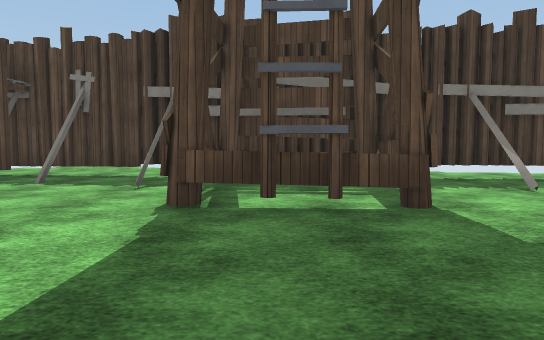
[1] (above)

24 first-person views from a walk through a 3-D level made in the Unity game engine. The camera is 1.2 m above the floor, tilts 4° down and sees 70° across. The floor is counted in squares, 2 m on a side. Each view is taken from the middle of a square. On the plan, view 1 faces up. The plan holds only what a view shows up to about 11 squares ahead; the rest is blank. The place goes on beyond the plan. The player character is not drawn. Some animated figures are left out. Some surface patterns are stand-ins.

[2]
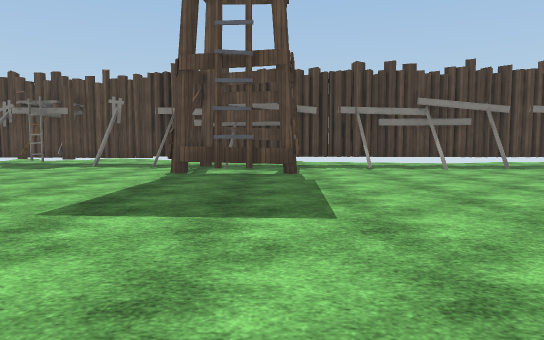

[3]
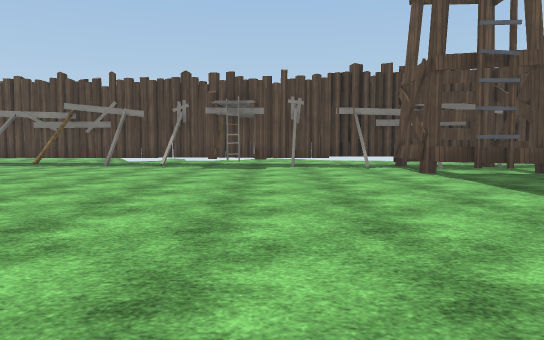

[4]
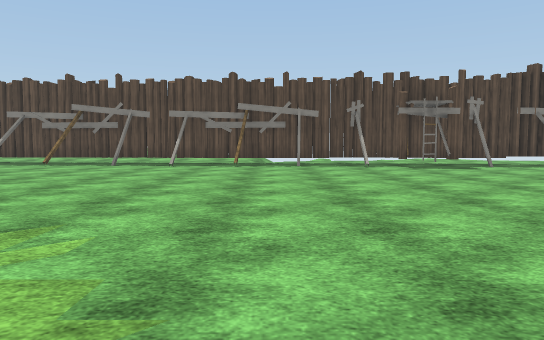

[5]
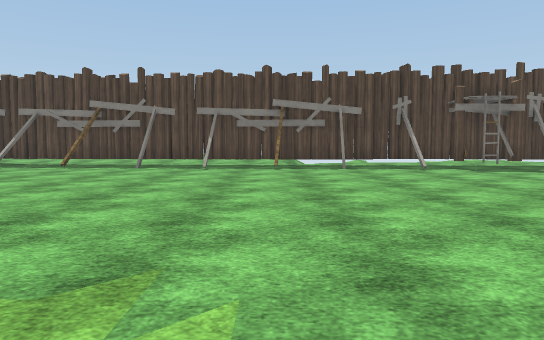

[6]
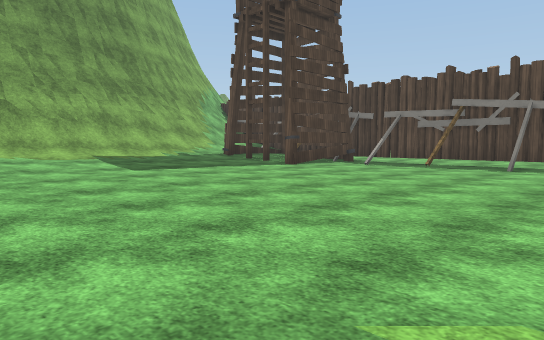

[7]
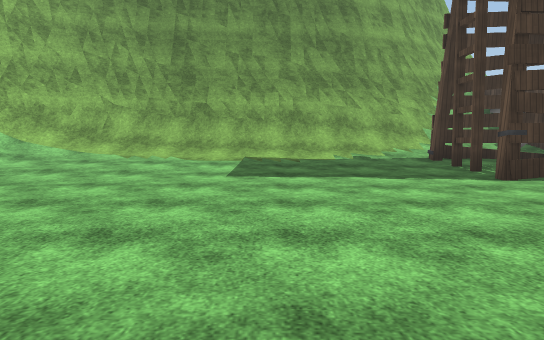

[8]
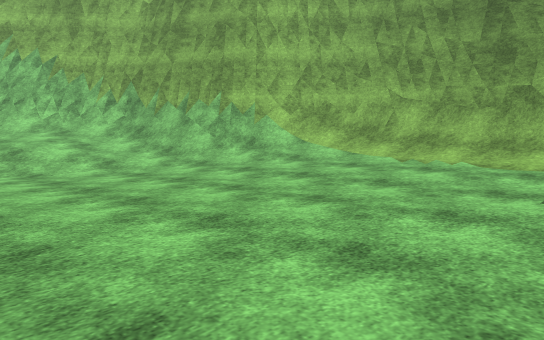

[9]
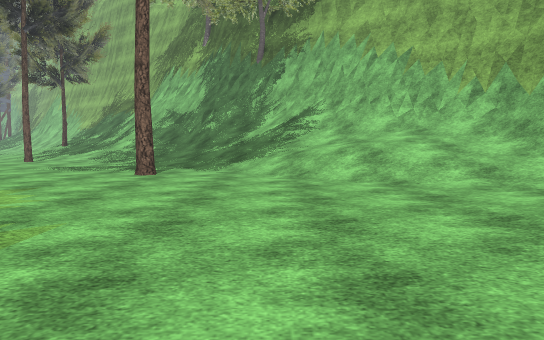

[10]
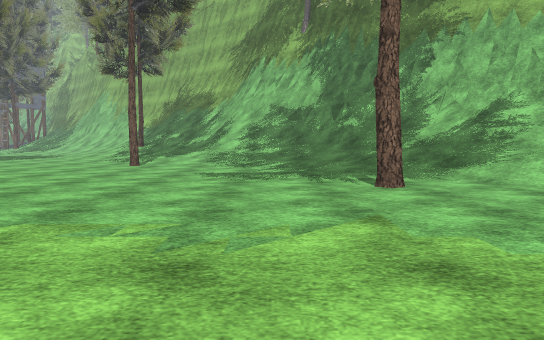

[11]
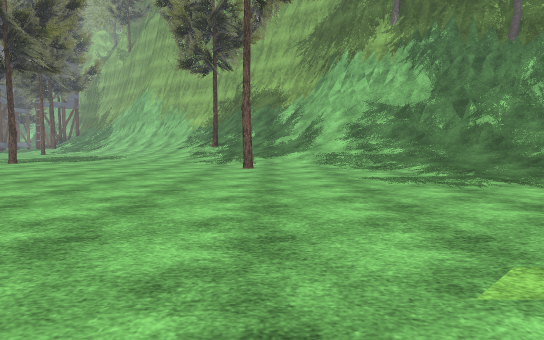

[12]
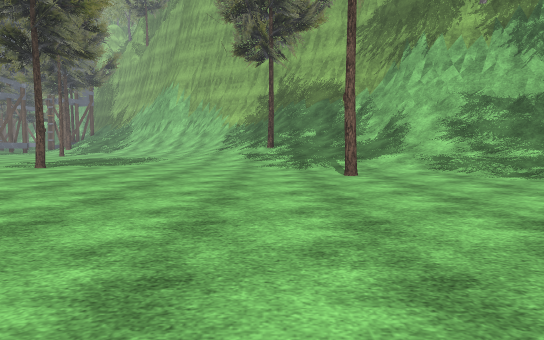

[13]
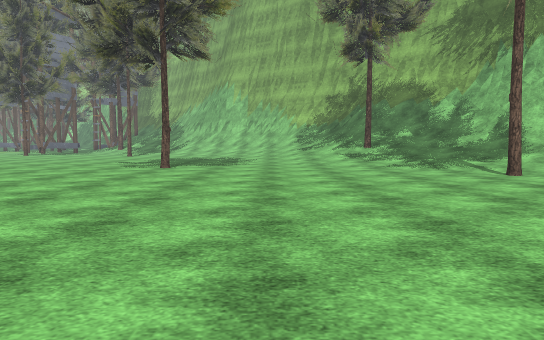

[14]
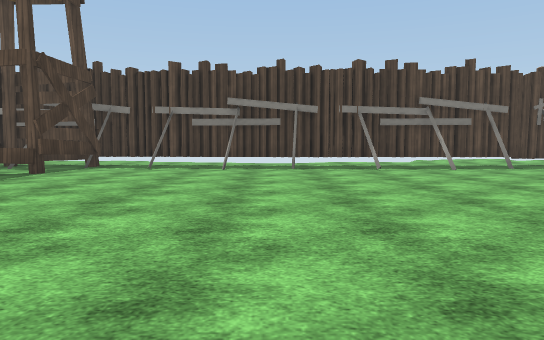

[15]
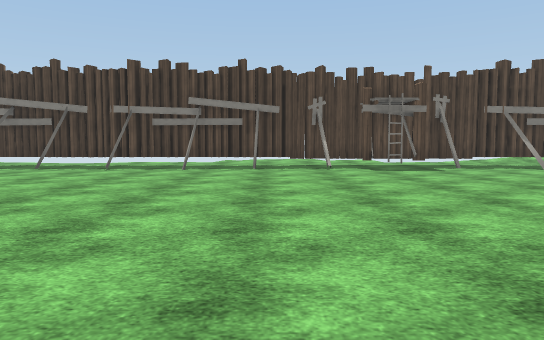

[16]
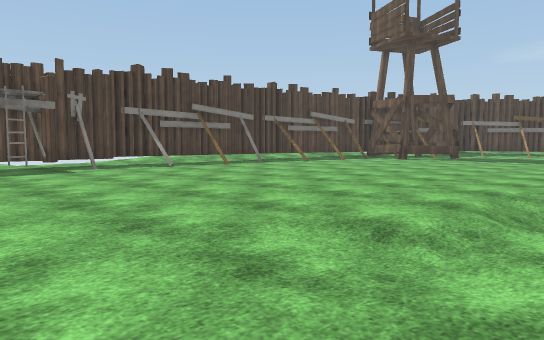

[17]
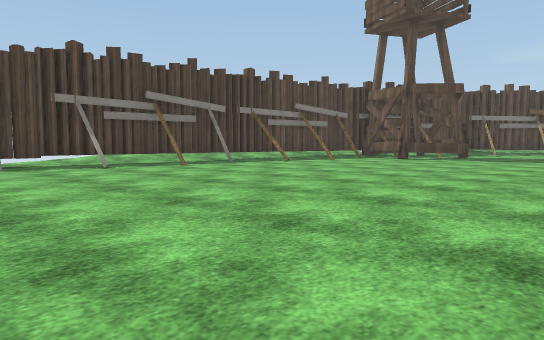

[18]
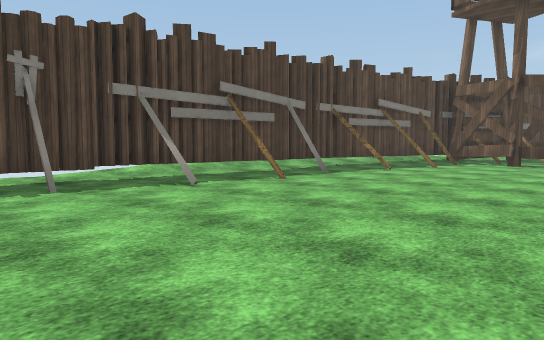

[19]
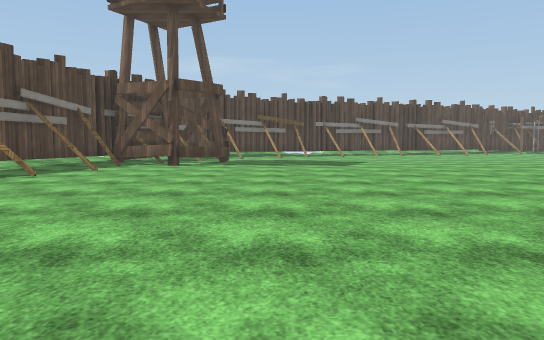

[20]
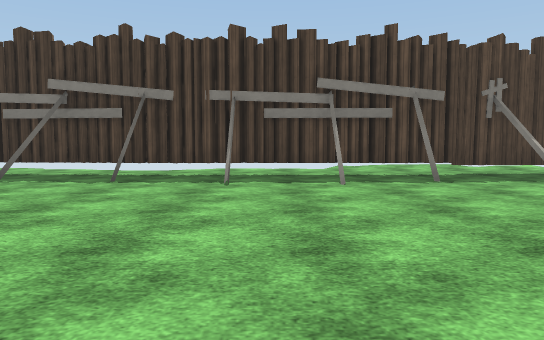

[21]
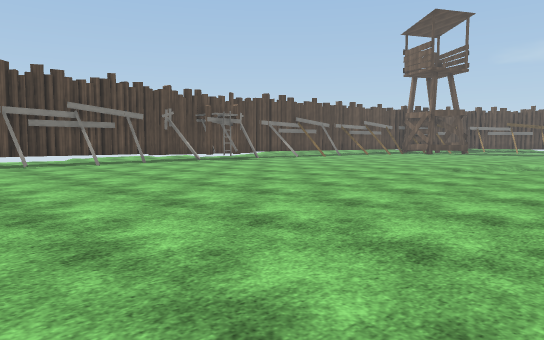

[22]
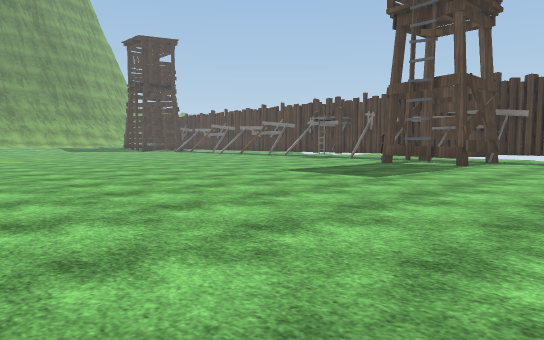

[23]
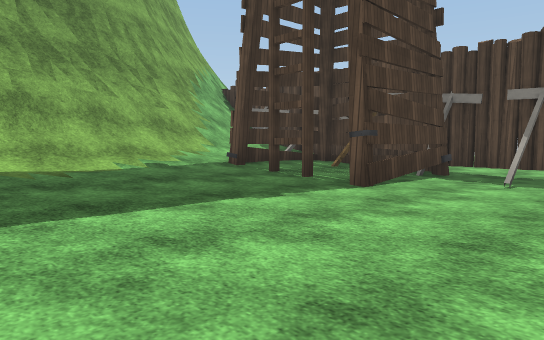

[24]
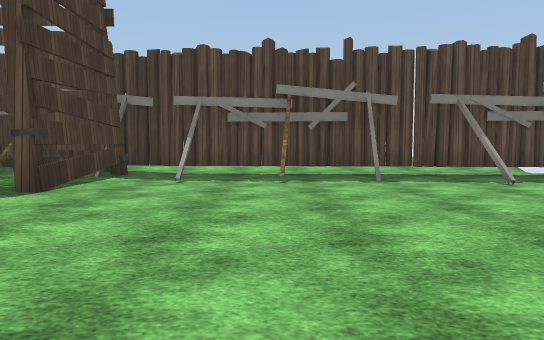

### Floor plan
Key: @ floor where view 1 was taken; # wall or solid block; . main floor; : floor 0.25 m higher than the main floor; - floor 0.25 m lower than the main floor; + floor 0.5 m higher than the main floor; / step, stairs or slope; = window, fence, low wall or low ledge; T tree; O other object.
Columns run from 24 left of view 1 to 27 right of it. Each row starts with its distance up from view 1.
  8  ###################
  7 /// O:O.#O.#.......##########################
  6 #//#+:#.#O....O....O##.###.#........#.####..#######
  5 #//#:##................==#.#.#....#..#....#.O#.O O##
  4 #=///:.................#=#......................O.OO
  3 ##///::...........................................##
  2 ##///::............................................=
  1  #///::.............................................
  0  #///::.................@...........................
 -1  #////::............................................
 -2  #////::............................................
 -3  #////::...............................-///.........
 -4  ##////:................................/ /. .......
 -5   ##///:...............................        .....
 -6   ###///..........................              ....
 -7     ##////..............  ....                    ..
 -8     ##/////.T............
 -9      ##////..............
-10       ##////..............
-11        ##/////.............
-12         ##/////............
-13          ##/////..T.........
-14           ###/////...........
-15            ###/////......T...
-16             ###/////..........
-17              ###//////........

Where each view was taken, in squares from view 1:
view 1: 0 up, 0 right, facing up
view 2: 4 down, 1 right, facing up
view 3: 4 down, 4 left, facing up
view 4: 4 down, 9 left, facing up
view 5: 3 down, 10 left, facing up
view 6: 3 down, 11 left, facing up-left
view 7: 1 up, 12 left, facing left
view 8: 1 up, 14 left, facing down-left
view 9: 1 down, 14 left, facing down
view 10: 3 down, 10 left, facing down
view 11: 4 down, 7 left, facing down
view 12: 6 down, 5 left, facing down
view 13: 6 down, 2 left, facing down
view 14: 4 down, 6 right, facing up
view 15: 4 down, 12 right, facing up
view 16: 4 down, 13 right, facing up-right
view 17: 3 down, 15 right, facing up-right
view 18: 0 up, 15 right, facing up-right
view 19: 0 up, 16 right, facing right
view 20: 1 down, 9 right, facing up
view 21: 6 down, 6 right, facing up-right
view 22: 7 down, 5 right, facing up-left
view 23: 0 up, 15 left, facing up-left
view 24: 0 up, 15 left, facing up
